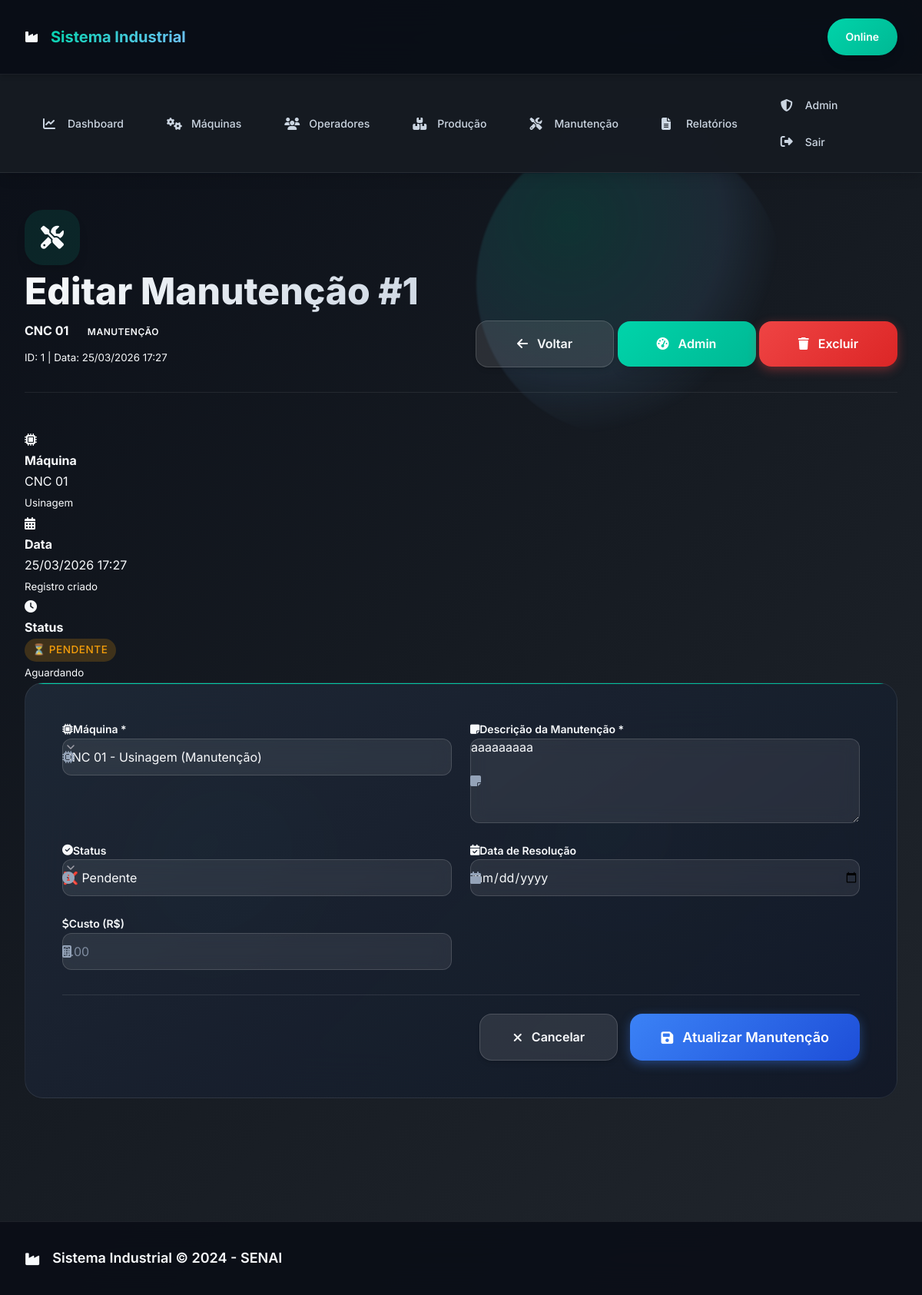
Page /admin/editar_manutencao/1 (signed in) on the committed database.
### producao_industrial/models.py (models this page shows)
class Manutencao(db.Model):
    id = db.Column(db.Integer, primary_key=True)
    maquina_id = db.Column(db.Integer, db.ForeignKey('maquina.id'), nullable=False)
    descricao = db.Column(db.String(500), nullable=False)
    data = db.Column(db.DateTime, default=datetime.utcnow)
    resolvida = db.Column(db.Boolean, default=False)

class Maquina(db.Model):
    id = db.Column(db.Integer, primary_key=True)
    nome = db.Column(db.String(100), nullable=False)
    setor = db.Column(db.String(100), nullable=False)
    status = db.Column(db.String(50), nullable=False, default='Parada')
    data_cadastro = db.Column(db.DateTime, default=datetime.utcnow)
    producoes = db.relationship('Producao', backref='maquina', lazy=True, cascade='all, delete-orphan')
    manutencoes = db.relationship('Manutencao', backref='maquina', lazy=True, cascade='all, delete-orphan')

### producao_industrial/routes.py (the view)
    def wrapper(*args, **kwargs):
        if not session.get('admin'):
            flash('Acesso negado. Faça login como admin.', 'danger')
            return redirect(url_for('main.login_admin'))
        return f(*args, **kwargs)

### producao_industrial/routes.py (called while the page is built, shortened)
def admin_required(f):
    def wrapper(*args, **kwargs):
        if not session.get('admin'):
            flash('Acesso negado. Faça login como admin.', 'danger')
            return redirect(url_for('main.login_admin'))
        return f(*args, **kwargs)
    wrapper.__name__ = f.__name__
    return wrapper

@main.route('/admin/nova_manutencao')
@main.route('/admin/editar_manutencao/<int:id>', methods=['GET', 'POST'])
@admin_required
def editar_manutencao(id=None):
    if id:
        manutencao = Manutencao.query.get_or_404(id)
    else:
        manutencao = Manutencao()  # ✅ OBJETO VAZIO PARA NOVO
    maquinas = Maquina.query.all()
    return render_template('adm/editar_manutencao.html',
                         manutencao=manutencao,
                         maquinas=maquinas)

### producao_industrial/templates/adm/editar_manutencao.html (shortened to what this page needs)
{% extends 'base.html' %}
{% block content %}
<section class="page-header">
    <div class="page-header-content">
        <div class="page-title">
            <div class="page-title-icon">
                <i class="fas fa-tools" style="color: var(--warning);"></i>
            </div>
            <div>
                <h1>
                    {% if manutencao.id %}
                        Editar Manutenção #{{ manutencao.id }}
                    {% else %}
                        ➕ Nova Manutenção
                    {% endif %}
                </h1>
                {% if manutencao.id %}
                <p>
                    <strong>{{ manutencao.maquina.nome if manutencao.maquina else 'Máquina não encontrada' }}</strong>
                    {% if manutencao.maquina %}
                    <span class="badge status-{{ manutencao.maquina.status|lower }}">
                        {{ manutencao.maquina.status }}
                    </span>
                    {% endif %}
                </p>
                <small>
                    ID: {{ manutencao.id }} |
                    Data: {{ manutencao.data.strftime('%d/%m/%Y %H:%M') if manutencao.data else 'Nova' }}
                </small>
                {% endif %}
            </div>
        </div>
        <div class="page-actions">
            <a href="{{ url_for('main.manutencao_view') }}" class="btn btn-secondary me-2">
                <i class="fas fa-arrow-left"></i> Voltar
            </a>
            {% if manutencao.id %}
            <a href="{{ url_for('main.admin_painel') }}" class="btn btn-info me-2">
                <i class="fas fa-tachometer-alt"></i> Admin
            </a>
            <a href="#" class="btn btn-danger"
               onclick="if(confirm('Excluir permanentemente?')) window.location='/admin/excluir_manutencao/{{ manutencao.id }}'">
                <i class="fas fa-trash"></i> Excluir
            </a>
            {% endif %}
        </div>
    </div>
</section>
{% if manutencao.id %}
<section class="details-section">
    <div class="details-grid">
        <div class="detail-card">
            <div class="detail-icon">
                <i class="fas fa-microchip"></i>
            </div>
            <h4>Máquina</h4>
            <p class="detail-value">{{ manutencao.maquina.nome if manutencao.maquina else 'N/A' }}</p>
            <small class="detail-meta">{{ manutencao.maquina.setor if manutencao.maquina else '' }}</small>
        </div>
        <div class="detail-card">
            <div class="detail-icon">
                <i class="fas fa-calendar-alt"></i>
            </div>
            <h4>Data</h4>
            <p class="detail-value">{{ manutencao.data.strftime('%d/%m/%Y %H:%M') if manutencao.data else 'N/A' }}</p>
            <small class="detail-meta">Registro criado</small>
        </div>
        <div class="detail-card">
            <div class="detail-icon">
                {% if manutencao.resolvida %}
                    <i class="fas fa-check-circle" style="color: var(--status-online);"></i>
                {% else %}
                    <i class="fas fa-clock" style="color: var(--warning);"></i>
                {% endif %}
            </div>
            <h4>Status</h4>
            <p class="detail-value">
                {% if manutencao.resolvida %}
                    <span class="status-badge status-online">✅ Resolvida</span>
                {% else %}
                    <span class="status-badge status-manutencao">⏳ Pendente</span>
                {% endif %}
            </p>
            <small class="detail-meta">
                {% if manutencao.data_resolucao %}
                    {{ manutencao.data_resolucao.strftime('%d/%m/%Y') }}
                {% else %}
                    Aguardando
                {% endif %}
            </small>
        </div>
    </div>
</section>
{% endif %}
<section class="form-section">
    <div class="form-card">
        <form method="POST" id="editManutencaoForm">
            <div class="form-grid">
                <div class="form-group full-width">
                    <label for="maquina_id">
                        <i class="fas fa-microchip"></i>
                        Máquina *
                    </label>
                    <div class="input-wrapper">
                        <select id="maquina_id" name="maquina_id" required>
                            {% for maq in maquinas %}
                            <option value="{{ maq.id }}"
                                    {% if manutencao.maquina_id == maq.id %}selected{% endif %}>
                                {{ maq.nome }} - {{ maq.setor }} ({{ maq.status }})
                            </option>
                            {% endfor %}
                        </select>
                    </div>
                </div>
                <div class="form-group full-width">
                    <label for="descricao">
                        <i class="fas fa-sticky-note"></i>
                        Descrição da Manutenção *
                    </label>
                    <div class="input-wrapper">
                        <i class="fas fa-sticky-note"></i>
                        <textarea
                            id="descricao"
                            name="descricao"
                            rows="5"
                            placeholder="Descreva detalhadamente o problema e solução..."
                            required>{{ manutencao.descricao or '' }}</textarea>
                    </div>
                </div>
                <div class="form-group">
                    <label for="resolvida">
                        <i class="fas fa-check-circle"></i>
                        Status
                    </label>
                    <div class="input-wrapper">
                        <select id="resolvida" name="resolvida">
                            <option value="False" {% if not manutencao.resolvida %}selected{% endif %}>❌ Pendente</option>
                        </select>
                    </div>
                </div>
                <div class="form-group">
                    <label for="data_resolucao">
                        <i class="fas fa-calendar-check"></i>
                        Data de Resolução
                    </label>
                    <div class="input-wrapper">
                        <i class="fas fa-calendar"></i>
                        <input
                            type="date"
                            id="data_resolucao"
                            name="data_resolucao"
                            value="{{ manutencao.data_resolucao.strftime('%Y-%m-%d') if manutencao.data_resolucao else '' }}"
                        >
                    </div>
                </div>
                <div class="form-group">
                    <label for="custo">
                        <i class="fas fa-dollar-sign"></i>
                        Custo (R$)
                    </label>
                    <div class="input-wrapper">
                        <i class="fas fa-calculator"></i>
                        <input
                            type="number"
                            id="custo"
                            name="custo"
                            step="0.01"
                            min="0"
                            placeholder="0.00"
                            value="{{ manutencao.custo or '' }}"
                        >
                    </div>
                </div>
            </div>
            <div class="form-actions">
                <a href="{{ url_for('main.manutencao_view') }}" class="btn btn-secondary">
                    <i class="fas fa-times"></i> Cancelar
                </a>
                <button type="submit" class="btn btn-primary btn-lg">
                    <i class="fas fa-save"></i>
                    {% if manutencao.id %}Atualizar{% else %}Registrar{% endif %} Manutenção
                </button>
            </div>
        </form>
    </div>
</section>
{% endblock %}

### producao_industrial/templates/adm/editar_manutencao.html (style rules this page uses)
.detail-value, .detail-meta { min-height: 1em; }
.status-badge { padding: 0.25em 0.75em; border-radius: 20px; font-size: 0.85em; font-weight: 500; }
.status-manutencao { background: rgba(245,158,11,0.2); color: #f59e0b; }

### rows in the picture
Manutencao: id "1", data "25/03/2026 17:27", maquina_id "CNC 01 - Usinagem (Manutenção)", descricao "aaaaaaaaa", resolvida "❌ Pendente"
Maquina: maquina "CNC 01", maquina.status "MANUTENÇÃO", maquina "Usinagem"
